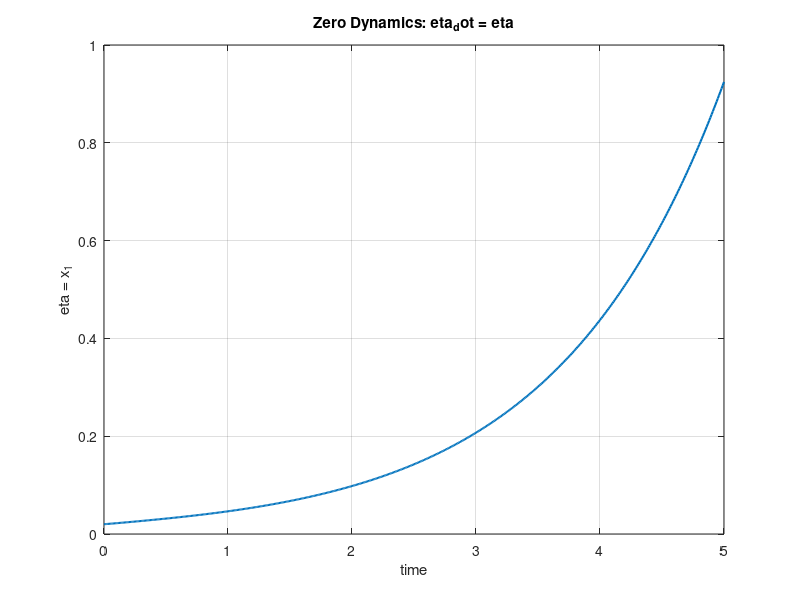
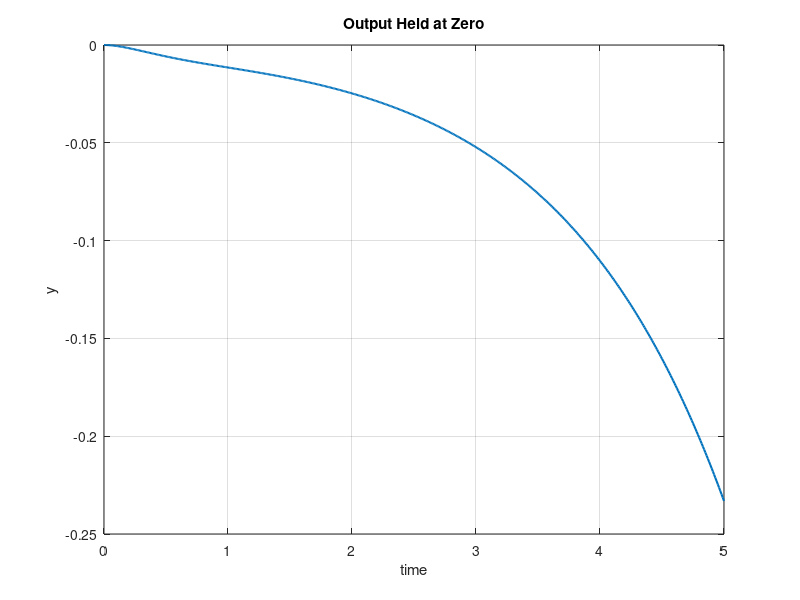

These charts were generated, in order, by the following MATLAB code:
% Chapter21_Lesson3.m
% Zero Dynamics and Internal System Behavior
%
% Requires Control System Toolbox for ss, tf, zero/tzero, and lsim.
% Simulink note:
%   Use a State-Space block with A,B,C,D below.
%   Feed u = 18*x1 by exposing the state x1 or by using an equivalent
%   MATLAB Function block implementing the zero-output feedback.

clear; clc; close all;

A = [0 1 0;
     0 0 1;
    -6 -11 -6];

B = [0; 0; 1];
C = [-1 1 0];
D = 0;

sys = ss(A,B,C,D);
disp('Transfer function:')
G = tf(sys)

disp('Transmission zero(s):')
try
    z = tzero(sys)
catch
    z = zero(sys)
end

disp('Poles:')
p = pole(sys)

% Output-nulling manifold:
% y = -x1 + x2 = 0  => x2 = x1
% ydot = -x2 + x3 = 0 => x3 = x1
% Enforce d/dt(x3 - x1)=0 => u = 18*x1
eta0 = 0.02;
x0 = [eta0; eta0; eta0];

odefun = @(t,x) A*x + B*(18*x(1));
tspan = linspace(0,5,501);
[t,x] = ode45(odefun, tspan, x0);

u = 18*x(:,1);
y = (C*x.' + D*u.').';

fprintf('max |y(t)| = %.3e\n', max(abs(y)));
fprintf('eta(5) numerical = %.9f\n', x(end,1));
fprintf('eta(5) exact     = %.9f\n', eta0*exp(5));

figure;
plot(t, x(:,1), 'LineWidth', 1.5);
grid on;
xlabel('time');
ylabel('eta = x_1');
title('Zero Dynamics: eta_dot = eta');

figure;
plot(t, y, 'LineWidth', 1.5);
grid on;
xlabel('time');
ylabel('y');
title('Output Held at Zero');
